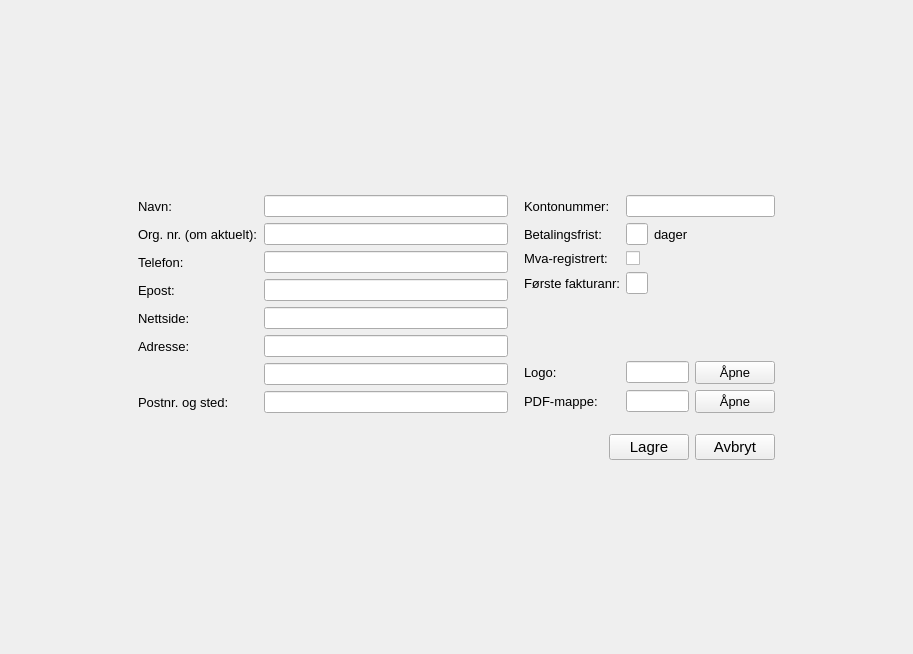
<?xml version="1.0" encoding="UTF-8"?>
<ui version="4.0">
 <class>Form</class>
 <widget class="QWidget" name="Form">
  <property name="geometry">
   <rect>
    <x>0</x>
    <y>0</y>
    <width>913</width>
    <height>654</height>
   </rect>
  </property>
  <property name="windowTitle">
   <string>Form</string>
  </property>
  <layout class="QVBoxLayout" name="verticalLayout">
   <item>
    <spacer name="verticalSpacer">
     <property name="orientation">
      <enum>Qt::Vertical</enum>
     </property>
     <property name="sizeHint" stdset="0">
      <size>
       <width>20</width>
       <height>40</height>
      </size>
     </property>
    </spacer>
   </item>
   <item>
    <layout class="QHBoxLayout" name="horizontalLayout" stretch="1,5,1">
     <item>
      <spacer name="horizontalSpacer_2">
       <property name="orientation">
        <enum>Qt::Horizontal</enum>
       </property>
       <property name="sizeHint" stdset="0">
        <size>
         <width>40</width>
         <height>20</height>
        </size>
       </property>
      </spacer>
     </item>
     <item>
      <layout class="QVBoxLayout" name="verticalLayout_6">
       <item>
        <layout class="QHBoxLayout" name="horizontalLayout_2" stretch="1,5,1">
         <item>
          <layout class="QVBoxLayout" name="verticalLayout_2">
           <item>
            <widget class="QLabel" name="label_9">
             <property name="font">
              <font>
               <pointsize>10</pointsize>
              </font>
             </property>
             <property name="text">
              <string>Navn:</string>
             </property>
            </widget>
           </item>
           <item>
            <widget class="QLabel" name="label_8">
             <property name="font">
              <font>
               <pointsize>10</pointsize>
              </font>
             </property>
             <property name="text">
              <string>Org. nr. (om aktuelt):</string>
             </property>
            </widget>
           </item>
           <item>
            <widget class="QLabel" name="label_12">
             <property name="font">
              <font>
               <pointsize>10</pointsize>
              </font>
             </property>
             <property name="text">
              <string>Telefon:</string>
             </property>
            </widget>
           </item>
           <item>
            <widget class="QLabel" name="label_7">
             <property name="font">
              <font>
               <pointsize>10</pointsize>
              </font>
             </property>
             <property name="text">
              <string>Epost:</string>
             </property>
            </widget>
           </item>
           <item>
            <widget class="QLabel" name="label_13">
             <property name="font">
              <font>
               <pointsize>10</pointsize>
              </font>
             </property>
             <property name="text">
              <string>Nettside:</string>
             </property>
            </widget>
           </item>
           <item>
            <widget class="QLabel" name="label_11">
             <property name="font">
              <font>
               <pointsize>10</pointsize>
              </font>
             </property>
             <property name="text">
              <string>Adresse:</string>
             </property>
            </widget>
           </item>
           <item>
            <widget class="QLabel" name="label_14">
             <property name="text">
              <string/>
             </property>
            </widget>
           </item>
           <item>
            <widget class="QLabel" name="label_10">
             <property name="font">
              <font>
               <pointsize>10</pointsize>
              </font>
             </property>
             <property name="text">
              <string>Postnr. og sted:</string>
             </property>
            </widget>
           </item>
          </layout>
         </item>
         <item>
          <layout class="QVBoxLayout" name="verticalLayout_3">
           <item>
            <widget class="QLineEdit" name="nameEdit"/>
           </item>
           <item>
            <widget class="QLineEdit" name="orgNoEdit"/>
           </item>
           <item>
            <widget class="QLineEdit" name="phoneEdit"/>
           </item>
           <item>
            <widget class="QLineEdit" name="emailEdit"/>
           </item>
           <item>
            <widget class="QLineEdit" name="websideEdit"/>
           </item>
           <item>
            <widget class="QLineEdit" name="addressEdit1"/>
           </item>
           <item>
            <widget class="QLineEdit" name="addressEdit2"/>
           </item>
           <item>
            <widget class="QLineEdit" name="addressEdit3"/>
           </item>
          </layout>
         </item>
         <item>
          <layout class="QGridLayout" name="gridLayout">
           <property name="leftMargin">
            <number>10</number>
           </property>
           <item row="1" column="0">
            <widget class="QLabel" name="label_2">
             <property name="font">
              <font>
               <pointsize>10</pointsize>
              </font>
             </property>
             <property name="text">
              <string>Betalingsfrist:</string>
             </property>
            </widget>
           </item>
           <item row="2" column="1">
            <widget class="QCheckBox" name="vatRegisteredCheckBox">
             <property name="text">
              <string/>
             </property>
            </widget>
           </item>
           <item row="2" column="0">
            <widget class="QLabel" name="label_3">
             <property name="font">
              <font>
               <pointsize>10</pointsize>
              </font>
             </property>
             <property name="text">
              <string>Mva-registrert:</string>
             </property>
            </widget>
           </item>
           <item row="4" column="0">
            <widget class="QLabel" name="label_5">
             <property name="text">
              <string/>
             </property>
            </widget>
           </item>
           <item row="5" column="0">
            <widget class="QLabel" name="label_6">
             <property name="font">
              <font>
               <pointsize>10</pointsize>
              </font>
             </property>
             <property name="text">
              <string>Logo:</string>
             </property>
            </widget>
           </item>
           <item row="6" column="0">
            <widget class="QLabel" name="label_15">
             <property name="font">
              <font>
               <pointsize>10</pointsize>
              </font>
             </property>
             <property name="text">
              <string>PDF-mappe:</string>
             </property>
            </widget>
           </item>
           <item row="1" column="2">
            <widget class="QLabel" name="label_16">
             <property name="font">
              <font>
               <pointsize>10</pointsize>
              </font>
             </property>
             <property name="text">
              <string>dager</string>
             </property>
            </widget>
           </item>
           <item row="0" column="0">
            <widget class="QLabel" name="label">
             <property name="font">
              <font>
               <pointsize>10</pointsize>
              </font>
             </property>
             <property name="text">
              <string>Kontonummer:</string>
             </property>
            </widget>
           </item>
           <item row="1" column="1">
            <widget class="QLineEdit" name="dueInDaysEdit"/>
           </item>
           <item row="3" column="0">
            <widget class="QLabel" name="label_4">
             <property name="font">
              <font>
               <pointsize>10</pointsize>
              </font>
             </property>
             <property name="text">
              <string>Første fakturanr:</string>
             </property>
            </widget>
           </item>
           <item row="3" column="1">
            <widget class="QLineEdit" name="firstInvoiceNoEdit"/>
           </item>
           <item row="5" column="1" colspan="2">
            <widget class="QLineEdit" name="logoPathEdit"/>
           </item>
           <item row="5" column="3">
            <widget class="QPushButton" name="logoOpenButton">
             <property name="font">
              <font>
               <pointsize>10</pointsize>
              </font>
             </property>
             <property name="text">
              <string>Åpne</string>
             </property>
            </widget>
           </item>
           <item row="6" column="3">
            <widget class="QPushButton" name="pdfOpenButton">
             <property name="font">
              <font>
               <pointsize>10</pointsize>
              </font>
             </property>
             <property name="text">
              <string>Åpne</string>
             </property>
            </widget>
           </item>
           <item row="6" column="1" colspan="2">
            <widget class="QLineEdit" name="pdfDirEdit"/>
           </item>
           <item row="0" column="1" colspan="3">
            <widget class="QLineEdit" name="accountNoEdit"/>
           </item>
          </layout>
         </item>
        </layout>
       </item>
       <item>
        <layout class="QHBoxLayout" name="horizontalLayout_9">
         <property name="topMargin">
          <number>15</number>
         </property>
         <item>
          <spacer name="horizontalSpacer">
           <property name="orientation">
            <enum>Qt::Horizontal</enum>
           </property>
           <property name="sizeHint" stdset="0">
            <size>
             <width>40</width>
             <height>20</height>
            </size>
           </property>
          </spacer>
         </item>
         <item>
          <widget class="QPushButton" name="saveButton">
           <property name="font">
            <font>
             <pointsize>11</pointsize>
            </font>
           </property>
           <property name="text">
            <string>Lagre</string>
           </property>
          </widget>
         </item>
         <item>
          <widget class="QPushButton" name="cancelButton">
           <property name="font">
            <font>
             <pointsize>11</pointsize>
            </font>
           </property>
           <property name="text">
            <string>Avbryt</string>
           </property>
          </widget>
         </item>
        </layout>
       </item>
      </layout>
     </item>
     <item>
      <spacer name="horizontalSpacer_3">
       <property name="orientation">
        <enum>Qt::Horizontal</enum>
       </property>
       <property name="sizeHint" stdset="0">
        <size>
         <width>40</width>
         <height>20</height>
        </size>
       </property>
      </spacer>
     </item>
    </layout>
   </item>
   <item>
    <spacer name="verticalSpacer_2">
     <property name="orientation">
      <enum>Qt::Vertical</enum>
     </property>
     <property name="sizeHint" stdset="0">
      <size>
       <width>20</width>
       <height>40</height>
      </size>
     </property>
    </spacer>
   </item>
  </layout>
 </widget>
 <resources/>
 <connections/>
</ui>
